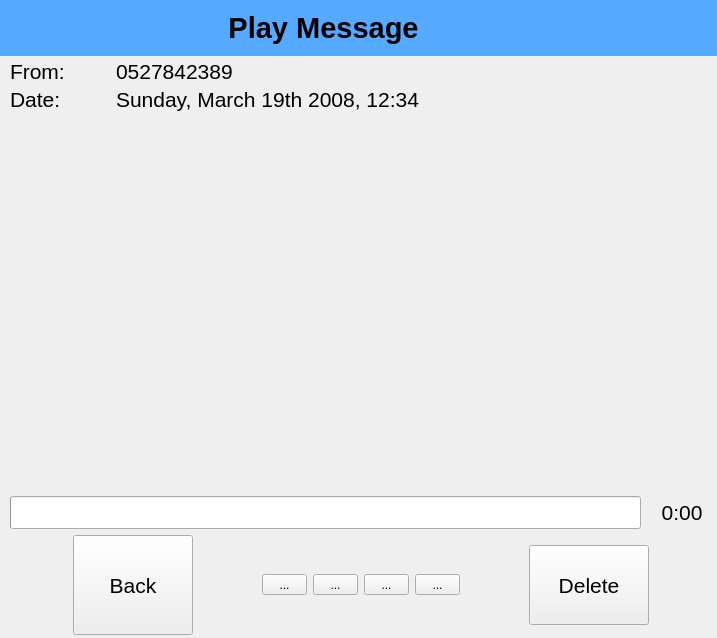
<ui version="4.0" >
 <class>playMessageClass</class>
 <widget class="QWidget" name="playMessageClass" >
  <property name="geometry" >
   <rect>
    <x>0</x>
    <y>0</y>
    <width>717</width>
    <height>638</height>
   </rect>
  </property>
  <property name="windowTitle" >
   <string>playMessage</string>
  </property>
  <layout class="QVBoxLayout" >
   <property name="spacing" >
    <number>3</number>
   </property>
   <property name="leftMargin" >
    <number>0</number>
   </property>
   <property name="topMargin" >
    <number>0</number>
   </property>
   <property name="rightMargin" >
    <number>0</number>
   </property>
   <property name="bottomMargin" >
    <number>0</number>
   </property>
   <item>
    <widget class="QFrame" name="frame" >
     <property name="palette" >
      <palette>
       <active>
        <colorrole role="WindowText" >
         <brush brushstyle="SolidPattern" >
          <color alpha="255" >
           <red>0</red>
           <green>0</green>
           <blue>0</blue>
          </color>
         </brush>
        </colorrole>
        <colorrole role="Button" >
         <brush brushstyle="SolidPattern" >
          <color alpha="255" >
           <red>85</red>
           <green>170</green>
           <blue>255</blue>
          </color>
         </brush>
        </colorrole>
        <colorrole role="Light" >
         <brush brushstyle="SolidPattern" >
          <color alpha="255" >
           <red>213</red>
           <green>234</green>
           <blue>255</blue>
          </color>
         </brush>
        </colorrole>
        <colorrole role="Midlight" >
         <brush brushstyle="SolidPattern" >
          <color alpha="255" >
           <red>149</red>
           <green>202</green>
           <blue>255</blue>
          </color>
         </brush>
        </colorrole>
        <colorrole role="Dark" >
         <brush brushstyle="SolidPattern" >
          <color alpha="255" >
           <red>42</red>
           <green>85</green>
           <blue>127</blue>
          </color>
         </brush>
        </colorrole>
        <colorrole role="Mid" >
         <brush brushstyle="SolidPattern" >
          <color alpha="255" >
           <red>56</red>
           <green>113</green>
           <blue>170</blue>
          </color>
         </brush>
        </colorrole>
        <colorrole role="Text" >
         <brush brushstyle="SolidPattern" >
          <color alpha="255" >
           <red>0</red>
           <green>0</green>
           <blue>0</blue>
          </color>
         </brush>
        </colorrole>
        <colorrole role="BrightText" >
         <brush brushstyle="SolidPattern" >
          <color alpha="255" >
           <red>255</red>
           <green>255</green>
           <blue>255</blue>
          </color>
         </brush>
        </colorrole>
        <colorrole role="ButtonText" >
         <brush brushstyle="SolidPattern" >
          <color alpha="255" >
           <red>0</red>
           <green>0</green>
           <blue>0</blue>
          </color>
         </brush>
        </colorrole>
        <colorrole role="Base" >
         <brush brushstyle="SolidPattern" >
          <color alpha="255" >
           <red>255</red>
           <green>255</green>
           <blue>255</blue>
          </color>
         </brush>
        </colorrole>
        <colorrole role="Window" >
         <brush brushstyle="SolidPattern" >
          <color alpha="255" >
           <red>85</red>
           <green>170</green>
           <blue>255</blue>
          </color>
         </brush>
        </colorrole>
        <colorrole role="Shadow" >
         <brush brushstyle="SolidPattern" >
          <color alpha="255" >
           <red>0</red>
           <green>0</green>
           <blue>0</blue>
          </color>
         </brush>
        </colorrole>
        <colorrole role="AlternateBase" >
         <brush brushstyle="SolidPattern" >
          <color alpha="255" >
           <red>170</red>
           <green>212</green>
           <blue>255</blue>
          </color>
         </brush>
        </colorrole>
       </active>
       <inactive>
        <colorrole role="WindowText" >
         <brush brushstyle="SolidPattern" >
          <color alpha="255" >
           <red>0</red>
           <green>0</green>
           <blue>0</blue>
          </color>
         </brush>
        </colorrole>
        <colorrole role="Button" >
         <brush brushstyle="SolidPattern" >
          <color alpha="255" >
           <red>85</red>
           <green>170</green>
           <blue>255</blue>
          </color>
         </brush>
        </colorrole>
        <colorrole role="Light" >
         <brush brushstyle="SolidPattern" >
          <color alpha="255" >
           <red>213</red>
           <green>234</green>
           <blue>255</blue>
          </color>
         </brush>
        </colorrole>
        <colorrole role="Midlight" >
         <brush brushstyle="SolidPattern" >
          <color alpha="255" >
           <red>149</red>
           <green>202</green>
           <blue>255</blue>
          </color>
         </brush>
        </colorrole>
        <colorrole role="Dark" >
         <brush brushstyle="SolidPattern" >
          <color alpha="255" >
           <red>42</red>
           <green>85</green>
           <blue>127</blue>
          </color>
         </brush>
        </colorrole>
        <colorrole role="Mid" >
         <brush brushstyle="SolidPattern" >
          <color alpha="255" >
           <red>56</red>
           <green>113</green>
           <blue>170</blue>
          </color>
         </brush>
        </colorrole>
        <colorrole role="Text" >
         <brush brushstyle="SolidPattern" >
          <color alpha="255" >
           <red>0</red>
           <green>0</green>
           <blue>0</blue>
          </color>
         </brush>
        </colorrole>
        <colorrole role="BrightText" >
         <brush brushstyle="SolidPattern" >
          <color alpha="255" >
           <red>255</red>
           <green>255</green>
           <blue>255</blue>
          </color>
         </brush>
        </colorrole>
        <colorrole role="ButtonText" >
         <brush brushstyle="SolidPattern" >
          <color alpha="255" >
           <red>0</red>
           <green>0</green>
           <blue>0</blue>
          </color>
         </brush>
        </colorrole>
        <colorrole role="Base" >
         <brush brushstyle="SolidPattern" >
          <color alpha="255" >
           <red>255</red>
           <green>255</green>
           <blue>255</blue>
          </color>
         </brush>
        </colorrole>
        <colorrole role="Window" >
         <brush brushstyle="SolidPattern" >
          <color alpha="255" >
           <red>85</red>
           <green>170</green>
           <blue>255</blue>
          </color>
         </brush>
        </colorrole>
        <colorrole role="Shadow" >
         <brush brushstyle="SolidPattern" >
          <color alpha="255" >
           <red>0</red>
           <green>0</green>
           <blue>0</blue>
          </color>
         </brush>
        </colorrole>
        <colorrole role="AlternateBase" >
         <brush brushstyle="SolidPattern" >
          <color alpha="255" >
           <red>170</red>
           <green>212</green>
           <blue>255</blue>
          </color>
         </brush>
        </colorrole>
       </inactive>
       <disabled>
        <colorrole role="WindowText" >
         <brush brushstyle="SolidPattern" >
          <color alpha="255" >
           <red>42</red>
           <green>85</green>
           <blue>127</blue>
          </color>
         </brush>
        </colorrole>
        <colorrole role="Button" >
         <brush brushstyle="SolidPattern" >
          <color alpha="255" >
           <red>85</red>
           <green>170</green>
           <blue>255</blue>
          </color>
         </brush>
        </colorrole>
        <colorrole role="Light" >
         <brush brushstyle="SolidPattern" >
          <color alpha="255" >
           <red>213</red>
           <green>234</green>
           <blue>255</blue>
          </color>
         </brush>
        </colorrole>
        <colorrole role="Midlight" >
         <brush brushstyle="SolidPattern" >
          <color alpha="255" >
           <red>149</red>
           <green>202</green>
           <blue>255</blue>
          </color>
         </brush>
        </colorrole>
        <colorrole role="Dark" >
         <brush brushstyle="SolidPattern" >
          <color alpha="255" >
           <red>42</red>
           <green>85</green>
           <blue>127</blue>
          </color>
         </brush>
        </colorrole>
        <colorrole role="Mid" >
         <brush brushstyle="SolidPattern" >
          <color alpha="255" >
           <red>56</red>
           <green>113</green>
           <blue>170</blue>
          </color>
         </brush>
        </colorrole>
        <colorrole role="Text" >
         <brush brushstyle="SolidPattern" >
          <color alpha="255" >
           <red>42</red>
           <green>85</green>
           <blue>127</blue>
          </color>
         </brush>
        </colorrole>
        <colorrole role="BrightText" >
         <brush brushstyle="SolidPattern" >
          <color alpha="255" >
           <red>255</red>
           <green>255</green>
           <blue>255</blue>
          </color>
         </brush>
        </colorrole>
        <colorrole role="ButtonText" >
         <brush brushstyle="SolidPattern" >
          <color alpha="255" >
           <red>42</red>
           <green>85</green>
           <blue>127</blue>
          </color>
         </brush>
        </colorrole>
        <colorrole role="Base" >
         <brush brushstyle="SolidPattern" >
          <color alpha="255" >
           <red>85</red>
           <green>170</green>
           <blue>255</blue>
          </color>
         </brush>
        </colorrole>
        <colorrole role="Window" >
         <brush brushstyle="SolidPattern" >
          <color alpha="255" >
           <red>85</red>
           <green>170</green>
           <blue>255</blue>
          </color>
         </brush>
        </colorrole>
        <colorrole role="Shadow" >
         <brush brushstyle="SolidPattern" >
          <color alpha="255" >
           <red>0</red>
           <green>0</green>
           <blue>0</blue>
          </color>
         </brush>
        </colorrole>
        <colorrole role="AlternateBase" >
         <brush brushstyle="SolidPattern" >
          <color alpha="255" >
           <red>85</red>
           <green>170</green>
           <blue>255</blue>
          </color>
         </brush>
        </colorrole>
       </disabled>
      </palette>
     </property>
     <property name="autoFillBackground" >
      <bool>true</bool>
     </property>
     <property name="frameShape" >
      <enum>QFrame::NoFrame</enum>
     </property>
     <property name="frameShadow" >
      <enum>QFrame::Raised</enum>
     </property>
     <layout class="QHBoxLayout" >
      <item>
       <widget class="QLabel" name="label" >
        <property name="font" >
         <font>
          <pointsize>22</pointsize>
          <weight>75</weight>
          <bold>true</bold>
         </font>
        </property>
        <property name="autoFillBackground" >
         <bool>false</bool>
        </property>
        <property name="text" >
         <string>Play Message</string>
        </property>
        <property name="pixmap" >
         <pixmap/>
        </property>
        <property name="alignment" >
         <set>Qt::AlignCenter</set>
        </property>
       </widget>
      </item>
      <item>
       <widget class="QLabel" name="label_2" >
        <property name="sizePolicy" >
         <sizepolicy vsizetype="Preferred" hsizetype="Preferred" >
          <horstretch>0</horstretch>
          <verstretch>0</verstretch>
         </sizepolicy>
        </property>
        <property name="maximumSize" >
         <size>
          <width>64</width>
          <height>64</height>
         </size>
        </property>
        <property name="font" >
         <font>
          <pointsize>22</pointsize>
          <weight>75</weight>
          <bold>true</bold>
         </font>
        </property>
        <property name="autoFillBackground" >
         <bool>false</bool>
        </property>
        <property name="text" >
         <string/>
        </property>
        <property name="pixmap" >
         <pixmap resource="vvm.qrc" >:/new/prefix1/comverse_spark.png</pixmap>
        </property>
        <property name="scaledContents" >
         <bool>true</bool>
        </property>
        <property name="margin" >
         <number>3</number>
        </property>
       </widget>
      </item>
     </layout>
    </widget>
   </item>
   <item>
    <layout class="QHBoxLayout" >
     <property name="leftMargin" >
      <number>10</number>
     </property>
     <item>
      <widget class="QLabel" name="label_3" >
       <property name="maximumSize" >
        <size>
         <width>100</width>
         <height>16777215</height>
        </size>
       </property>
       <property name="font" >
        <font>
         <pointsize>16</pointsize>
        </font>
       </property>
       <property name="text" >
        <string>From:</string>
       </property>
      </widget>
     </item>
     <item>
      <widget class="QLabel" name="labelFrom" >
       <property name="font" >
        <font>
         <pointsize>16</pointsize>
        </font>
       </property>
       <property name="text" >
        <string>0527842389</string>
       </property>
      </widget>
     </item>
    </layout>
   </item>
   <item>
    <layout class="QHBoxLayout" >
     <property name="leftMargin" >
      <number>10</number>
     </property>
     <item>
      <widget class="QLabel" name="label_4" >
       <property name="maximumSize" >
        <size>
         <width>100</width>
         <height>16777215</height>
        </size>
       </property>
       <property name="font" >
        <font>
         <pointsize>16</pointsize>
        </font>
       </property>
       <property name="text" >
        <string>Date:</string>
       </property>
      </widget>
     </item>
     <item>
      <widget class="QLabel" name="labelDate" >
       <property name="font" >
        <font>
         <pointsize>16</pointsize>
        </font>
       </property>
       <property name="text" >
        <string>Sunday, March 19th 2008, 12:34</string>
       </property>
      </widget>
     </item>
    </layout>
   </item>
   <item>
    <layout class="QHBoxLayout" >
     <item>
      <spacer>
       <property name="orientation" >
        <enum>Qt::Horizontal</enum>
       </property>
       <property name="sizeHint" >
        <size>
         <width>40</width>
         <height>20</height>
        </size>
       </property>
      </spacer>
     </item>
     <item>
      <widget class="QFrame" name="frame_2" >
       <property name="frameShape" >
        <enum>QFrame::NoFrame</enum>
       </property>
       <property name="frameShadow" >
        <enum>QFrame::Raised</enum>
       </property>
       <layout class="QGridLayout" >
        <property name="leftMargin" >
         <number>3</number>
        </property>
        <property name="topMargin" >
         <number>3</number>
        </property>
        <property name="rightMargin" >
         <number>3</number>
        </property>
        <property name="bottomMargin" >
         <number>3</number>
        </property>
       </layout>
      </widget>
     </item>
     <item>
      <spacer>
       <property name="orientation" >
        <enum>Qt::Horizontal</enum>
       </property>
       <property name="sizeHint" >
        <size>
         <width>40</width>
         <height>20</height>
        </size>
       </property>
      </spacer>
     </item>
    </layout>
   </item>
   <item>
    <spacer>
     <property name="orientation" >
      <enum>Qt::Vertical</enum>
     </property>
     <property name="sizeHint" >
      <size>
       <width>20</width>
       <height>20</height>
      </size>
     </property>
    </spacer>
   </item>
   <item>
    <layout class="QHBoxLayout" >
     <property name="leftMargin" >
      <number>10</number>
     </property>
     <item>
      <widget class="QProgressBar" name="progressBar" >
       <property name="font" >
        <font>
         <pointsize>16</pointsize>
        </font>
       </property>
       <property name="maximum" >
        <number>10000</number>
       </property>
       <property name="value" >
        <number>0</number>
       </property>
       <property name="textVisible" >
        <bool>false</bool>
       </property>
       <property name="format" >
        <string/>
       </property>
      </widget>
     </item>
     <item>
      <widget class="QLabel" name="labelPBarText" >
       <property name="minimumSize" >
        <size>
         <width>70</width>
         <height>0</height>
        </size>
       </property>
       <property name="font" >
        <font>
         <pointsize>16</pointsize>
        </font>
       </property>
       <property name="text" >
        <string>0:00</string>
       </property>
       <property name="alignment" >
        <set>Qt::AlignCenter</set>
       </property>
      </widget>
     </item>
    </layout>
   </item>
   <item>
    <layout class="QHBoxLayout" >
     <property name="leftMargin" >
      <number>10</number>
     </property>
     <property name="topMargin" >
      <number>3</number>
     </property>
     <property name="rightMargin" >
      <number>3</number>
     </property>
     <property name="bottomMargin" >
      <number>3</number>
     </property>
     <item>
      <widget class="QToolButton" name="toolButtonBack" >
       <property name="minimumSize" >
        <size>
         <width>120</width>
         <height>100</height>
        </size>
       </property>
       <property name="font" >
        <font>
         <pointsize>16</pointsize>
        </font>
       </property>
       <property name="text" >
        <string>Back</string>
       </property>
       <property name="icon" >
        <iconset resource="vvm.qrc" >:/new/prefix1/go-previous.png</iconset>
       </property>
       <property name="iconSize" >
        <size>
         <width>64</width>
         <height>64</height>
        </size>
       </property>
       <property name="toolButtonStyle" >
        <enum>Qt::ToolButtonTextUnderIcon</enum>
       </property>
      </widget>
     </item>
     <item>
      <layout class="QVBoxLayout" >
       <item>
        <spacer>
         <property name="orientation" >
          <enum>Qt::Vertical</enum>
         </property>
         <property name="sizeType" >
          <enum>QSizePolicy::Minimum</enum>
         </property>
         <property name="sizeHint" >
          <size>
           <width>20</width>
           <height>5</height>
          </size>
         </property>
        </spacer>
       </item>
       <item>
        <layout class="QHBoxLayout" >
         <item>
          <widget class="QToolButton" name="toolButtonPlay" >
           <property name="minimumSize" >
            <size>
             <width>45</width>
             <height>0</height>
            </size>
           </property>
           <property name="text" >
            <string>...</string>
           </property>
           <property name="icon" >
            <iconset resource="vvm.qrc" >:/new/prefix1/media-playback-start.png</iconset>
           </property>
           <property name="iconSize" >
            <size>
             <width>32</width>
             <height>32</height>
            </size>
           </property>
          </widget>
         </item>
         <item>
          <widget class="QToolButton" name="toolButtonPause" >
           <property name="minimumSize" >
            <size>
             <width>45</width>
             <height>0</height>
            </size>
           </property>
           <property name="text" >
            <string>...</string>
           </property>
           <property name="icon" >
            <iconset resource="vvm.qrc" >:/new/prefix1/media-playback-pause.png</iconset>
           </property>
           <property name="iconSize" >
            <size>
             <width>32</width>
             <height>32</height>
            </size>
           </property>
          </widget>
         </item>
         <item>
          <widget class="QToolButton" name="toolButtonStop" >
           <property name="minimumSize" >
            <size>
             <width>45</width>
             <height>0</height>
            </size>
           </property>
           <property name="text" >
            <string>...</string>
           </property>
           <property name="icon" >
            <iconset resource="vvm.qrc" >:/new/prefix1/media-playback-stop.png</iconset>
           </property>
           <property name="iconSize" >
            <size>
             <width>32</width>
             <height>32</height>
            </size>
           </property>
          </widget>
         </item>
         <item>
          <widget class="QToolButton" name="toolButtonReplay" >
           <property name="minimumSize" >
            <size>
             <width>45</width>
             <height>0</height>
            </size>
           </property>
           <property name="text" >
            <string>...</string>
           </property>
           <property name="icon" >
            <iconset resource="vvm.qrc" >:/new/prefix1/media-skip-backward.png</iconset>
           </property>
           <property name="iconSize" >
            <size>
             <width>32</width>
             <height>32</height>
            </size>
           </property>
          </widget>
         </item>
        </layout>
       </item>
       <item>
        <spacer>
         <property name="orientation" >
          <enum>Qt::Vertical</enum>
         </property>
         <property name="sizeType" >
          <enum>QSizePolicy::Minimum</enum>
         </property>
         <property name="sizeHint" >
          <size>
           <width>20</width>
           <height>5</height>
          </size>
         </property>
        </spacer>
       </item>
      </layout>
     </item>
     <item>
      <widget class="QToolButton" name="toolButtonDelete" >
       <property name="minimumSize" >
        <size>
         <width>120</width>
         <height>80</height>
        </size>
       </property>
       <property name="font" >
        <font>
         <pointsize>16</pointsize>
        </font>
       </property>
       <property name="text" >
        <string>Delete</string>
       </property>
       <property name="icon" >
        <iconset resource="vvm.qrc" >:/new/prefix1/edit-delete.png</iconset>
       </property>
       <property name="iconSize" >
        <size>
         <width>64</width>
         <height>64</height>
        </size>
       </property>
       <property name="toolButtonStyle" >
        <enum>Qt::ToolButtonTextUnderIcon</enum>
       </property>
      </widget>
     </item>
    </layout>
   </item>
  </layout>
 </widget>
 <layoutdefault spacing="6" margin="11" />
 <resources>
  <include location="vvm.qrc" />
 </resources>
 <connections/>
</ui>
